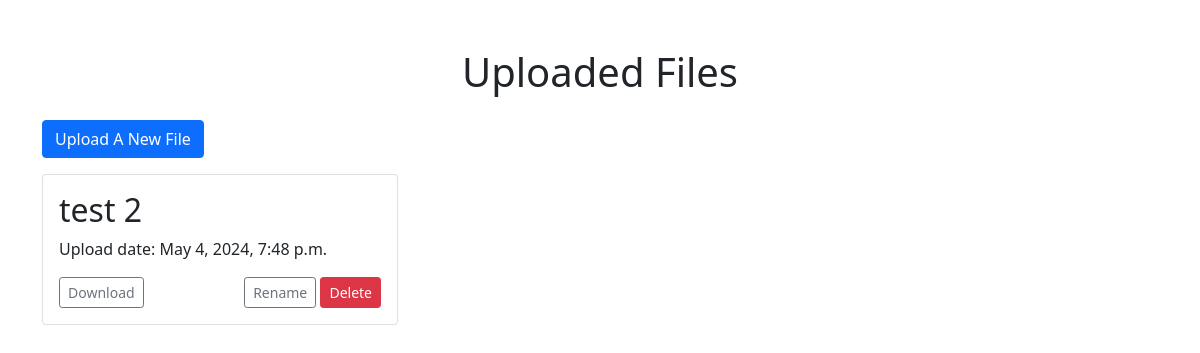
/, run on an earlier commit of the app's database.
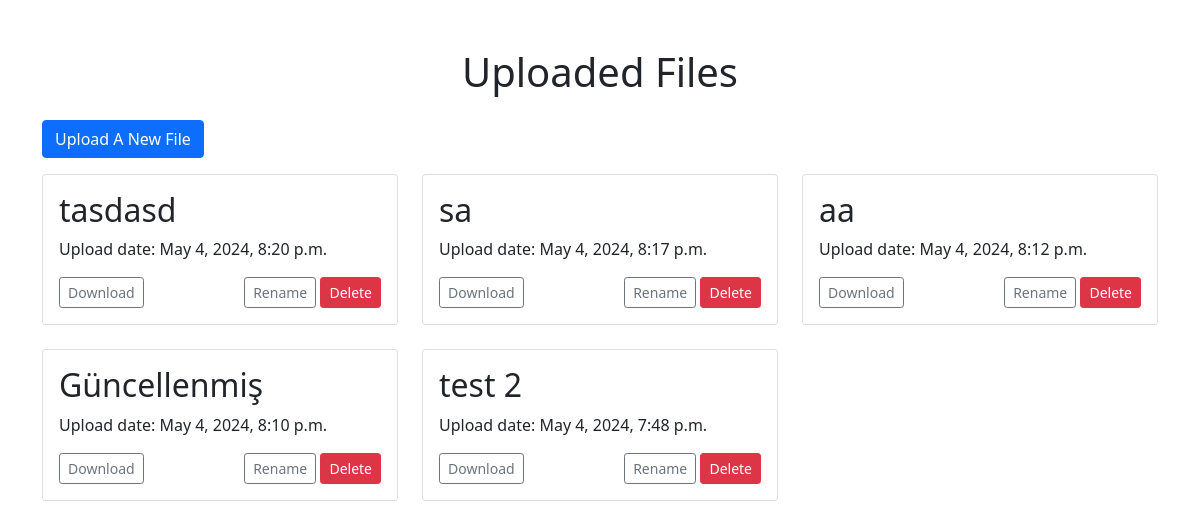
And on a later commit of the database.
### fileUploadAndDownloadProject/models.py (models this page shows, shortened)
class Files(models.Model):
    name = models.CharField(max_length=100)
    document = models.FileField(upload_to='files')
    uploaded_at = models.DateTimeField(auto_now_add=True)

### fileUploadAndDownloadProject/views.py (the view)
# urls.py: 2. Add a URL to urlpatterns:  path('', views.home, name='home')
def home(request):
    files = Files.objects.all()
    return render(request, 'files/home.html', {'files': files})

### fileUploadAndDownloadProject/templates/files/home.html (shortened to what this page needs)
<!DOCTYPE html>
<html lang="tr">
<head>
        <link href="https://cdn.jsdelivr.net/npm/bootstrap@5.0.2/dist/css/bootstrap.min.css" rel="stylesheet">
</head>
<body>
    <div class="container py-5">
        <h1 class="text-center mb-4">Uploaded Files</h1>
        <a href="files/upload" class="btn btn-primary mb-3">Upload A New File</a>
        <div class="row">
            {% for file in files reversed %}
            <div class="col-md-4">
                <div class="card mb-4">
                    <div class="card-body">
                        <h2 class="card-title">{{ file.name }}</h2>
                        <p class="card-text">Upload date: {{ file.uploaded_at }}</p>
                       <div class="d-flex justify-content-between">
                           <a href="{{ file.document.url }}" download class="btn btn-sm btn-outline-secondary download-button">Download</a>
                           <div>
                               <form method="post" action="{% url 'rename_file' file.id %}" class="d-inline-block">
                                    <button type="submit" class="btn btn-sm btn-outline-secondary download-button">Rename</button>
                               </form>
                               <button type="button" class="btn btn-sm btn-danger" data-bs-toggle="modal" data-bs-target="#deleteModal{{ file.id }}">Delete</button>
                           </div>
                       </div>
                    </div>
                </div>
            </div>
            {% endfor %}
        </div>
    </div>
</body>
</html>

What changed in the data, as far as the page shows it:
added Files: name "tasdasd", uploaded_at "May 4, 2024, 8:20 p.m."
added Files: name "sa", uploaded_at "May 4, 2024, 8:17 p.m."
added Files: name "aa", uploaded_at "May 4, 2024, 8:12 p.m."
added Files: name "Güncellenmiş", uploaded_at "May 4, 2024, 8:10 p.m."
